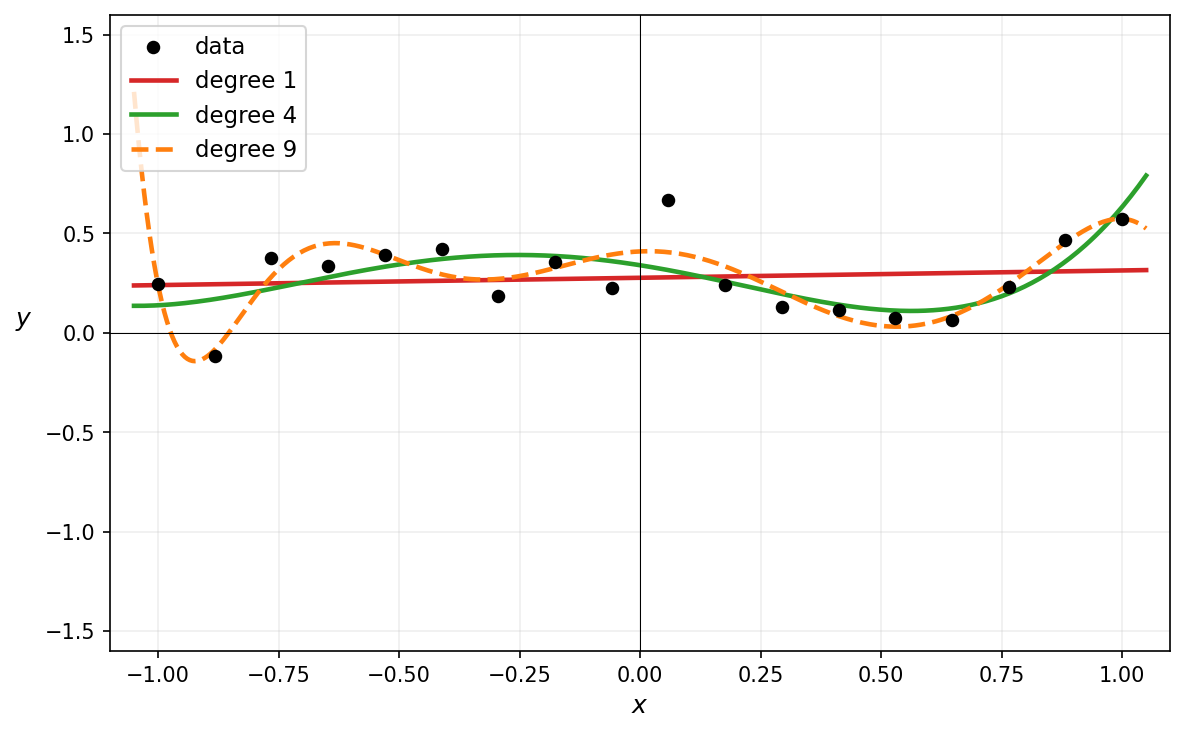

Write Python code to recreate this figure.
"""
fig05: Polynomial regression — underfitting vs good fit vs overfitting.
Single panel: noisy data, degree-1 underfit, degree-4 good fit, degree-9 overfit.
"""
import numpy as np
import matplotlib.pyplot as plt

rng = np.random.default_rng(3)

# true signal: a smooth cubic
x_data = np.linspace(-1, 1, 18)
y_true = 0.8*x_data**3 - 0.5*x_data + 0.3
y_data = y_true + rng.normal(0, 0.12, len(x_data))

x_plot = np.linspace(-1.05, 1.05, 400)

fig, ax = plt.subplots(figsize=(8, 5))
ax.scatter(x_data, y_data, color='k', s=30, zorder=5, label='data')

styles = [
    (1,  '#d62728', '-',  'degree 1'),
    (4,  '#2ca02c', '-',  'degree 4'),
    (9,  '#ff7f0e', '--', 'degree 9'),
]

for deg, col, ls, lbl in styles:
    coeffs = np.polyfit(x_data, y_data, deg)
    y_fit  = np.polyval(coeffs, x_plot)
    # clip extreme overfit excursions for readability
    y_fit  = np.clip(y_fit, -1.8, 1.8)
    ax.plot(x_plot, y_fit, color=col, lw=2.2, linestyle=ls, label=lbl)

ax.set_xlim(-1.1, 1.1); ax.set_ylim(-1.6, 1.6)
ax.axhline(0, color='k', lw=0.5); ax.axvline(0, color='k', lw=0.5)
ax.grid(True, alpha=0.2)
ax.set_xlabel('$x$', fontsize=12)
ax.set_ylabel('$y$', fontsize=12, rotation=0, labelpad=10)
ax.legend(fontsize=11, loc='upper left')

plt.tight_layout()
plt.savefig('/Users/sasha/linalg-lec/figures/fig05_poly_regression.png',
            dpi=150, bbox_inches='tight')
plt.close()
print('saved')
